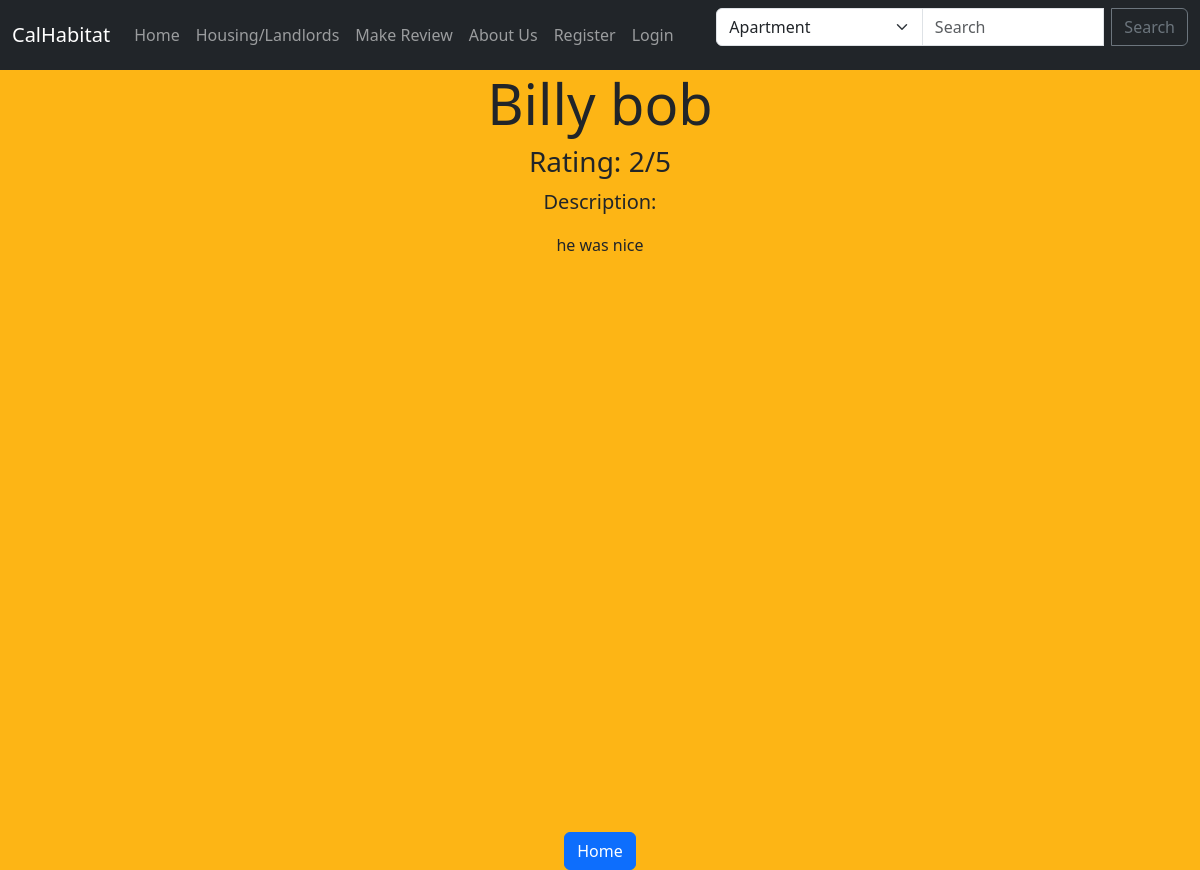
Screenshot of /show_landlord/54 with the database file from the repository.
### myapp/models.py (models this page shows, shortened)
class Landlord(models.Model):
    FullName= models.CharField(max_length = 60, default = "")
    Rating = models.IntegerField(default = "", validators=[MinValueValidator(1), MaxValueValidator(5)])
    Description = models.CharField(max_length = 250, default = "")

### myapp/views.py (the view)
# urls.py: path('show_landlord/<landlord_id>', views.show_landlord, name = "show-landlord"),
def show_landlord(request, landlord_id):
    landlord = Landlord.objects.get(pk = landlord_id)
    return render(request, 'myapp/show_landlord.html',{'landlord': landlord} )

### myapp/templates/myapp/show_landlord.html (shortened to what this page needs)
<link href="https://cdn.jsdelivr.net/npm/bootstrap@5.3.2/dist/css/bootstrap.min.css" rel="stylesheet">
{% include 'myapp/nav.html' %}
{% block content %}
<div class="content-container" style="background-color: #FDB515; min-height: 100vh; display: flex; flex-direction: column; justify-content: space-between;">
    <center>
        <link href="https://cdn.jsdelivr.net/npm/bootstrap@5.3.2/dist/css/bootstrap.min.css" rel="stylesheet">
        <div class="container">
            <h1 class="display-4">{{ landlord.FullName }}</h1>
            <p class="h3">Rating: {{ landlord.Rating }}/5</p>
            <p class="lead">Description:</p>
            <p>{{ landlord.Description }}</p>
        </div>
    </center>
    <center>
    <div class="mt-auto">
        <a href="{% url 'index' %}" class="btn btn-primary">Home</a>
    </div>
</center>
</div>
{% endblock %}

### rows the page displays
Landlord: FullName "Billy bob", Rating "2", Description "he was nice"
